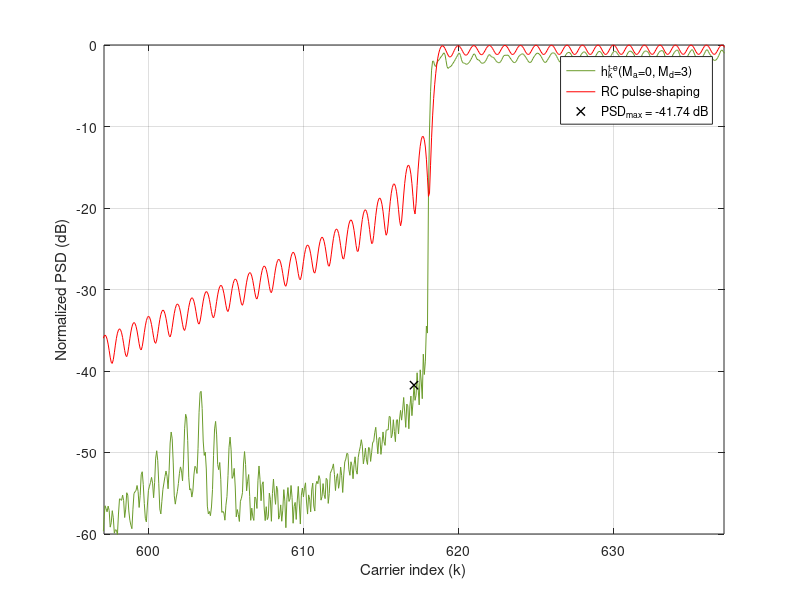

Recreate this plot in MATLAB. (Note: this script raises an error after producing the figure.)
clear, close all
%% %%%%%%%%%%%%%%%%%%%%%%%%%%%%%%%%%%%%%%%%%%%%%%%%%%%%%%%%%%
% %                 LOAD THE PARAMETERS                   % %
%%%%%%%%%%%%%%%%%%%%%%%%%%%%%%%%%%%%%%%%%%%%%%%%%%%%%%%%%% %%
addpath('../../data/Fig2')
load('Fig2_Parameters_for_5G_NR_Ma_0_Md_3.mat');

Fsob = OFDM_param.Fsob; % Upsampling factor 
% Upsample in time-domain
N = OFDM_param.N*Fsob;
Ngi = OFDM_param.Ngi*Fsob;
b = (OFDM_param.b+1)*Fsob-1;
L = OFDM_param.L*Fsob;
Ms = OFDM_param.Ms;
g = OFDM_param.g;
us = OFDM_param.us;
ue = OFDM_param.ue;

ur = us + ue;

Pd = GenPulse_param.Pd;
Pd_todas = GenPulse_param.Pd_todas;
Paic = GenPulse_param.Paic;
Ptk = GenPulse_param.Ptk;
R_aic = GenPulse_param.R_aic;
R_tk = GenPulse_param.R_tk;
NexTemp_a = GenPulse_param.NexTemp_a;
NexTemp_d = GenPulse_param.NexTemp_d;
cell_coef_lim = GenPulse_param.cell_coef_lim;



%% %%%%%%%%%%%%%%%%%%%%%%%%%%%%%%%%%%%%%%%%%%%%%%%%%%%%%%%%%%
%            OBTAIN THE PULSES IN THE SCENARIO            % %
%%%%%%%%%%%%%%%%%%%%%%%%%%%%%%%%%%%%%%%%%%%%%%%%%%%%%%%%%% %%

h_k = zeros((NexTemp_a+NexTemp_d+1)*L+b, N); % Matrix containing the proposed pulses
vn=(0:L+b-1)'-Ngi;  % Dicrete time axis vector

aic_k = zeros((NexTemp_a+NexTemp_d+1)*L+b, N);  % Matrix containing the AIC term
t_k = zeros((NexTemp_a+NexTemp_d+1)*L+b, N);    % Matrix containing the AST term

% Obtain h_k for every data carrier
for ind_k = 1:length(Pd)

    % % AIC terms
    %%%%%%%%%%%%%%%%%%%%%%%%%%%%%%%%%%
    % Central term
    Pc = exp(1j*2*pi/N*repmat(vn,1,length(Paic{ind_k})).*repmat(Paic{ind_k}.',length(vn),1)).*repmat(g.',1,length(Paic{ind_k}));
    % Advanced and delayed terms
    for ind_m = -NexTemp_a:NexTemp_d
        if ind_m ~= 0 % Skip the central term
            Pc = [Pc, exp(1j*2*pi/N*repmat(vn,1,length(Paic{ind_k})).*repmat(Paic{ind_k}.',length(vn),1)).*repmat(g.',1,length(Paic{ind_k}))]; % Concatenamos las columnas de los tonos AIC de los Ma+Md+1 pulsos
        end
    end

    aic_temp = Pc*diag(R_aic{ind_k});
    aic_k((NexTemp_a*L+1):(NexTemp_a+1)*L+b,Pd(ind_k)+N/2+1) = sum(aic_temp(:,1:length(Paic{ind_k})),2);    % CENTRAL TERM
    
    m_temp = 0;
    for ind_m = -NexTemp_a:NexTemp_d;                                                                       % ADVANCED AND DELAYED TERMS
        if ind_m ~= 0 % Skip the central terms
            aic_k(((NexTemp_a+ind_m)*L+1):((NexTemp_a+ind_m+1)*L+b),Pd(ind_k)+N/2+1) = aic_k(((NexTemp_a+ind_m)*L+1):((NexTemp_a+ind_m+1)*L+b),Pd(ind_k)+N/2+1) + sum(aic_temp(:,(length(Paic{ind_k})*(1+m_temp)) + (1:length(Paic{ind_k}))),2);
            m_temp = m_temp+1;
        end
    end
    
    % % AST terms
    %%%%%%%%%%%%%%%%%%%%%%%%%%%%%%%%%%
    % Central term
    Ts = exp(1j*2*pi/N*repmat(vn,1,length(Ptk{ind_k})).*repmat(Ptk{ind_k}.',length(vn),1)).*repmat(us.',1,length(Ptk{ind_k}));
    Te = exp(1j*2*pi/N*repmat(vn,1,length(Ptk{ind_k})).*repmat(Ptk{ind_k}.',length(vn),1)).*repmat(ue.',1,length(Ptk{ind_k}));
    T = [Ts, Te];
    
    % Advanced and delayed terms
    for ind_m = -NexTemp_a:-1;
        T = [T, Ts];
    end
    for ind_m=1:NexTemp_d;
        T = [T, Te];
    end
    t_k_temp = T*diag(R_tk{ind_k});

    t_k(((NexTemp_a)*L+1):((NexTemp_a+1))*L+b,Pd(ind_k)+N/2+1) = sum(t_k_temp(:,1:2*length(Ptk{ind_k})),2);

    m_temp = 0;
    for ind_m = -NexTemp_a:-1;
            t_k(((NexTemp_a+ind_m)*L+1):(NexTemp_a+ind_m+1)*L+b,Pd(ind_k)+N/2+1) = t_k(((NexTemp_a+ind_m)*L+1):(NexTemp_a+ind_m+1)*L+b,Pd(ind_k)+N/2+1) + sum(t_k_temp(:,(2*length(Ptk{ind_k})+m_temp*length(Ptk{ind_k})) + (1:length(Ptk{ind_k}))),2);
            m_temp = m_temp + 1;
    end
    for ind_m = 1:NexTemp_d;
            t_k(((NexTemp_a+ind_m)*L+1):(NexTemp_a+ind_m+1)*L+b,Pd(ind_k)+N/2+1) = t_k(((NexTemp_a+ind_m)*L+1):(NexTemp_a+ind_m+1)*L+b,Pd(ind_k)+N/2+1) + sum(t_k_temp(:,(2*length(Ptk{ind_k})+m_temp*length(Ptk{ind_k})) + (1:length(Ptk{ind_k}))),2);
            m_temp = m_temp + 1;
    end
end

h_k = aic_k + t_k;

p_k_conv = exp(1j*(2*pi/N)*repmat(vn,1,length(Pd_todas)).*repmat(Pd_todas.',length(vn),1)).*repmat(g.',1,length(Pd_todas));

h_k(NexTemp_a*L + (1:L+b),Pd_todas+N/2+1) = h_k(NexTemp_a*L + (1:L+b),Pd_todas+N/2+1) + p_k_conv;


%% %%%%%%%%%%%%%%%%%%%%%%%%%%%%%%%%%%%%%%%%%%%%%%%%%%%%%%%%%%
% %     REPRESENTATION OF THE PULSES IN THE SCENARIO      % %
%%%%%%%%%%%%%%%%%%%%%%%%%%%%%%%%%%%%%%%%%%%%%%%%%%%%%%%%%% %%

% Obtain the PSD
H_k = fft(h_k,N*Ms);
P_k = fft(p_k_conv,N*Ms);

psd_H = fftshift(sum(abs(H_k).^2,2));
psd_P = fftshift(sum(abs(P_k).^2,2));

x = (-N*Ms/2:N*Ms/2-1)/(Ms);
indices = find(ismember(x,[-N/2,N/2-1]));
indices = indices(1):1:indices(2);

x = x+N/2;
y_h = 10*log10(psd_H/max(psd_H));
y_p = 10*log10(psd_P/max(psd_P));

PSD_max = max(max(y_h(find(x>Pd_todas(end)+N/2+1.67))), max(y_h(find(x<Pd_todas(1)+N/2-1.67)))); %% PSD_MAX IS SOUGHT BEYOND THE 0.67 SCS GUARD BAND THAT IS LEFT BY EACH SIDE
x_PSD_max = x(find(y_h==PSD_max));

% Fig 2 (ITU-T Rec. G9960 Ma=0,Md=3)
figure,
plot(x(indices),y_h(indices), 'DisplayName', 'h_k^{t-e}(M_a=0, M_d=3)', 'Color', "#6B9B2B"); hold on; grid on;
plot(x(indices),y_p(indices), 'DisplayName', 'RC pulse-shaping', 'Color', 'r');
plot(x_PSD_max, PSD_max, 'Marker', 'x', 'Color', 'k', 'LineStyle', 'none','LineWidth',1, 'DisplayName', ['PSD_{max} = ', num2str(PSD_max, '%.2f'), ' dB'])
xlabel('Carrier index (k)'); ylabel('Normalized PSD (dB)'); legend('show')
xlim(x_PSD_max+[-20,20]); ylim([-60,0])


%% %%%%%%%%%%%%%%%%%%%%%%%%%%%%
% %     CLARIFYING NOTE     % %
%%%%%%%%%%%%%%%%%%%%%%%%%%%% %%

NOTE = ['NOTE: The maximum number of RB that can be used in a 5 MHz channel is 25, which is equivalent to 4.5 MHz (SCS = 15 kHz).',...
    ' That leaves a 500 kHz guard band, 250 kHz by each side of the transmission band.',...
    ' If this guard band is reduced by repurposing those carriers that were previously assigned to it for data transmission, it can be reduced by up to 16 subcarriers, leaving a residual guard band 10 kHz wide (2/3 of an SCS).',...
    ' Hence, the PSD peak can be sought beyond that guard band, which is 1.67 SCS beyond the outermost transmitting subcarrier by each end of the passband.'];
wrapped_NOTE = textwrap({NOTE}, 70);
disp('##################################################################################')
fprintf('\n')
disp(wrapped_NOTE)
disp('##################################################################################')